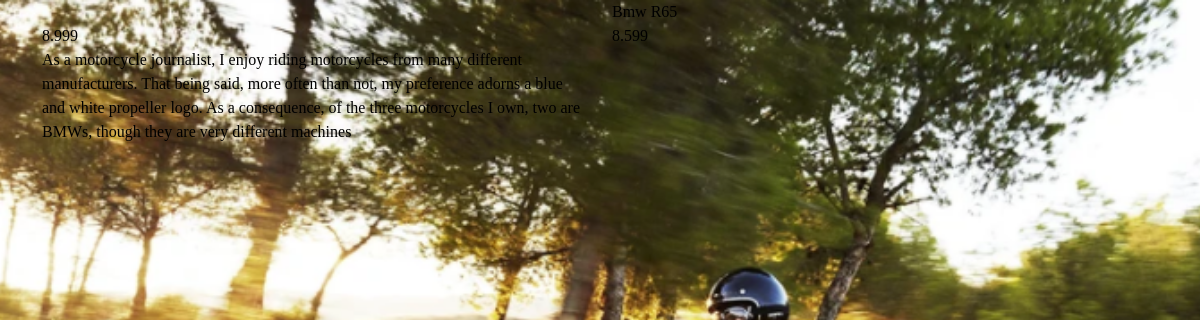
Page /2/ on the committed database.
### shop/models.py (models this page shows)
class Products(models.Model):
    title = models.CharField(max_length=220)
    price = models.FloatField()
    discount_price = models.FloatField()
    category = models.CharField(max_length=220)
    description = models.TextField()
    image = models.CharField(max_length=300)

### shop/views.py (the view)
# urls.py: path('<int:id>/', views.detail,name='detail'),
def detail(request,id):
    product_object = Products.objects.get(id=id)
    return render(request,'shop/detail.html',{'product_object':product_object})

### shop/templates/shop/detail.html (shortened to what this page needs)
{% load static %}
<!DOCTYPE html>
<html lang="en">
<head>
    <link href="https://cdn.jsdelivr.net/npm/bootstrap@5.0.2/dist/css/bootstrap.min.css" rel="stylesheet">
<link rel="stylesheet" href="{% static 'shop/style.css' %}">
</head>
<body>
    <div class="container">
        <div class="row">
            <div class="col-md-6">
                <div class="row">
                    <div class="col-md-12">
                    </div>
                </div>
            </div>
                   <div class="col-md-6">
                       <div class="row">
                           <div class="col-md-12">
                               {{ product_object.title }}
                           </div>
                       </div>
                   </div>
                   <div class="col-md-6">
                       <div class="row">
                           <div class="col-md-12">
                               {{ product_object.price }}
                           </div>
                       </div>
                   </div>
                   <div class="col-md-6">
                       <div class="row">
                           <div class="col-md-12">
                               {{ product_object.discount_price }}
                           </div>
                       </div>
                   </div>
                   <div class="col-md-6">
                       <div class="row">
                           <div class="col-md-12">
                               {{ product_object.description }}
                           </div>
                       </div>
                   </div>
        </div>
    </div>
</body>
</html>

### shop/static/shop/style.css (style rules this page uses)
* { box-sizing: border-box; }
body { background: url('/static/shop/media/homepage_background_cropped.jpg') no-repeat center center fixed; background-size: cover; background-color: #908204; height: calc(100vh - 164px); color: rgb(0, 0, 0); font-family: "Akya"; }

### rows in the picture
Products: title "Bmw R65", price "8.999", discount_price "8.599", description "As a motorcycle journalist, I enjoy riding motorcycles from many different manufacturers. That being said, more often than not, my preference adorns a blue and white propeller logo. As a consequence, of the three motorcycles I own, two are BMWs, though they are very different machines"
